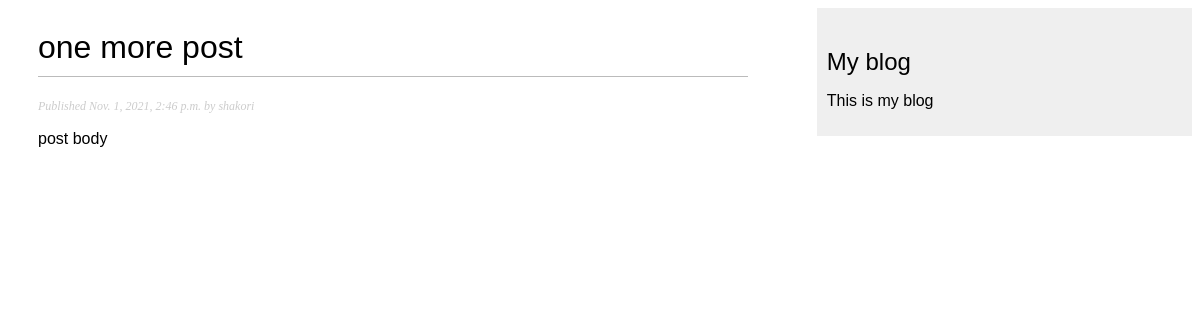
Screenshot of /blogf/2021/11/1/one-more-post/ with the database file from the repository.
### blogf/models.py (models this page shows, shortened)
class Post(models.Model):
    STATUS_CHOICES = (
        ('draft','Draft'),
        ('published','Published'),
    )
    title = models.CharField(max_length=250)
    slug = models.SlugField(max_length=250,
                            unique_for_date='publish')
    author = models.ForeignKey(User,
                                on_delete=models.CASCADE,
                                related_name='blog_posts')
    body = models.TextField()
    publish = models.DateTimeField(default=timezone.now())
    created = models.DateTimeField(auto_now_add=True)
    updated = models.DateTimeField(auto_now=True)
    status = models.CharField(max_length=10,
                                choices=STATUS_CHOICES,
                                default='draft')
    objects = models.Manager() # the default manager
    published = PublishedManager() # our custom manager
    class Meta:
        ordering = ('-publish',)

### blogf/views.py (the view)
def post_detail(request, year, month, day ,post):
    post = get_object_or_404(Post, slug=post,
                            status='published',
                            publish__year=year,
                            publish__month=month,
                            publish__day=day)
    return render(request,
                'blogf/post/detail.html',
                {'post':post})

### blogf/templates/blogf/post/detail.html (shortened to what this page needs)
{% extends "blogf/base.html" %}
{% load static %}
            {% block content %}
                <h1> {{ post.title }} </h1>
                <p class='date'>
                    Published {{ post.publish }} by {{ post.author }}
                </p>
                {{ post.body|linebreaks }}
            {% endblock %}

### blogf/static/css/blog.css (style rules this page uses)
body { margin:100; padding:0; font-family:helvetica, sans-serif; }
h1 { font-weight:normal; border-bottom:1px solid #bbb; padding:0 0 10px 0; }
p.date { color:#ccc; font-family: georgia, serif; font-size: 12px; font-style: italic; }

### rows the page displays
Post: title "one more post", publish "Nov. 1, 2021, 2:46 p.m.", author "shakori", body "post body"
